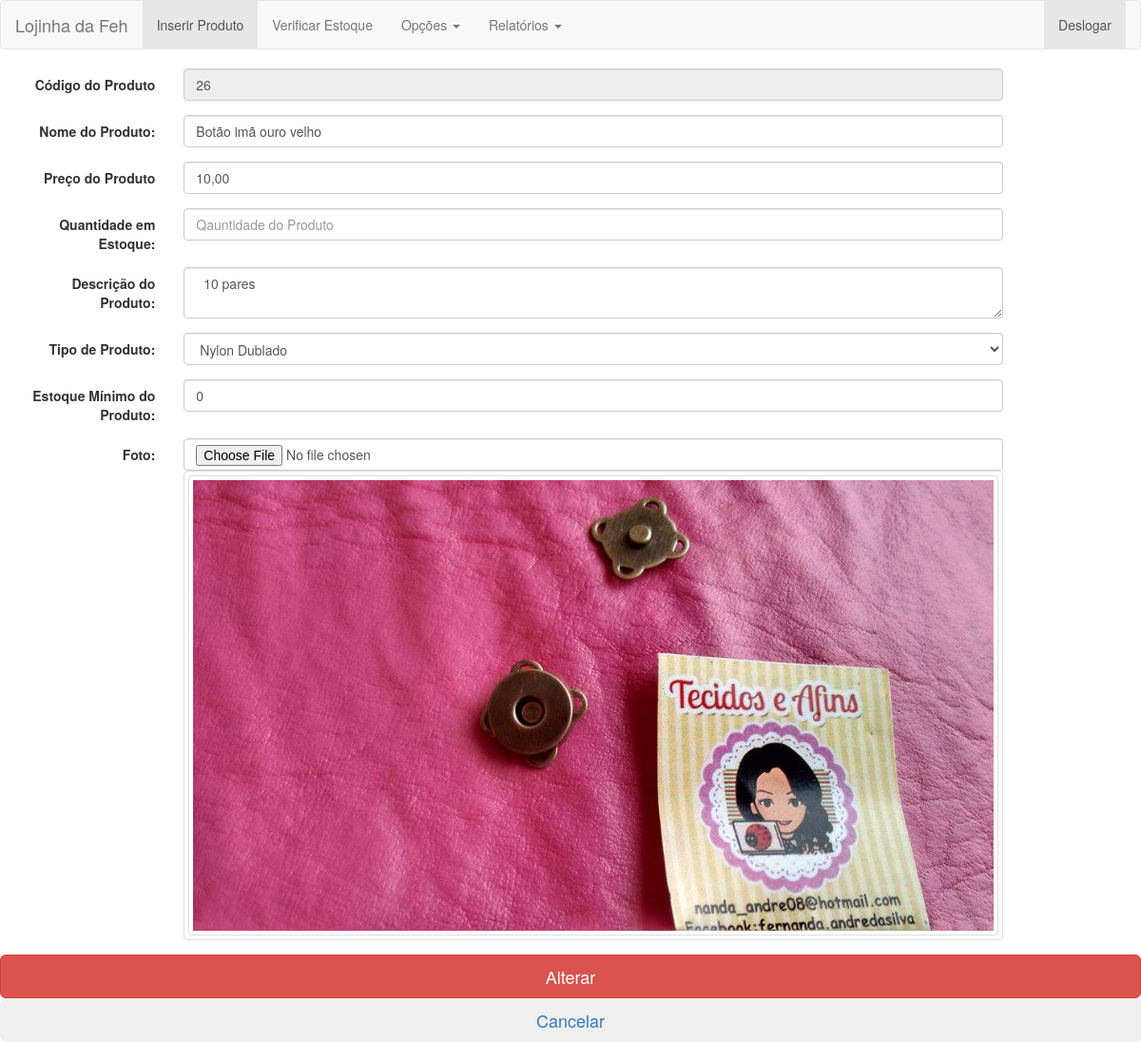
The page /Lojinha/View/AlterarProduto.php?codigo=26 on the database its author committed.
### tables this page shows
CREATE TABLE `tblestoque` (
  `codigoProduto` int(11) NOT NULL,
  `precoProduto` decimal(10,2) DEFAULT NULL,
  `quantidadeProduto` int(11) DEFAULT NULL,
  `nomeProduto` varchar(50) DEFAULT NULL,
  `descricaoProduto` text,
  `imagemProduto` varchar(50) DEFAULT NULL,
  `tipoProduto` varchar(50) DEFAULT NULL,
  `estoquemin` int(11) NOT NULL,
  `ativacaoProduto` int(11) DEFAULT NULL
);

### Lojinha/Classes/Connection.class.php (called while the page is built, shortened)
<?php
	class Connection{
		function __construct(){
			try{
				$this->con = mysqli_connect(host, user, pass, db);
			}catch(Exception $erro){
				echo "Erro ao conectar!";
				die($erro->getMessage());
			}
		}
	}
?>

### Lojinha/View/AlterarProduto.php (the view, shortened to what this page needs)
<!DOCTYPE html PUBLIC "-//W3C//DTD XHTML 1.0 Transitional//EN" "http://www.w3.org/TR/xhtml1/DTD/xhtml1-transitional.dtd">
<html xmlns="http://www.w3.org/1999/xhtml">
<head>
<link rel="stylesheet" type="text/css" href="../bootstrap/css/bootstrap.min.css">
<link rel="stylesheet" type="text/css" href="../bootstrap/css/bootstrap.min.css">
</head>
<body>
<?php
	if(isset($_GET['codigo'])){
		include_once "../Classes/Connection.class.php";
		$con = new Connection();
		$val = "select * from tblEstoque where codigoProduto = $_GET[codigo]";
		$val = mysqli_query($con->con, $val);
		$val = mysqli_fetch_assoc($val);
	}
?>
<nav class="navbar navbar-default">
  <div class="container-fluid">
    <div class="navbar-header">
      <a class="navbar-brand" href="Admin.php">Lojinha da Feh</a>
    </div>
    <div class="collapse navbar-collapse" id="bs-example-navbar-collapse-1">
      <ul class="nav navbar-nav">
        <li class="active"><a href="#" data-toggle="modal" data-target="#modalInserir">Inserir Produto <span class="sr-only">(current)</span></a></li>
         <li><a href="listaEstoque.php">Verificar Estoque</a></li>
        <li class="dropdown">
          <a href="#" class="dropdown-toggle" data-toggle="dropdown" role="button" aria-haspopup="true" aria-expanded="false">Opções <span class="caret"></span></a>
        </li>
        <li class="dropdown">
          <a href="#" class="dropdown-toggle" data-toggle="dropdown" role="button" aria-haspopup="true" aria-expanded="false">Relatórios <span class="caret"></span></a>
        </li>
      </ul>
      <ul class="nav navbar-nav navbar-right">
        <li class="active"><a href="../Actions/deslogar.action.php" role="button" aria-haspopup="true" aria-expanded="false">Deslogar</a>
        </li>
      </ul>
    </div>
  </div>
</nav>
<form class="form-horizontal" action="../Actions/alteraProduto.action.php" method="post">
  <div class="form-group col-xs-11">
    <label for="inputEmail3" class="col-sm-2 control-label">Código do Produto</label>
    <div class="col-sm-10">
      <input type="text" class="form-control" id="inputCodigo" name="codigoProduto" value="<?php echo "$val[codigoProduto]" ?>" readonly>
    </div>
  </div>
  <div class="form-group col-xs-11">
    <label for="inputPassword3" class="col-sm-2 control-label">Nome do Produto:</label>
    <div class="col-sm-10">
      <input type="text" name="nomeProduto" class="form-control" id="inputNome" placeholder="Nome do Produto" value="<?php echo "$val[nomeProduto]"; ?>">
    </div>
  </div>
  <div class="form-group col-xs-11">
    <label for="inputEmail3" class="col-sm-2 control-label">Preço do Produto</label>
    <div class="col-sm-10">
      <input type="text" class="form-control" name="precoProduto" id="inputPreco" placeholder="00,00" value="<?php echo number_format($val['precoProduto'],2,',','.') ?>">
    </div>
  </div>
    <div class="form-group col-xs-11">
    <label for="inputPassword3" class="col-sm-2 control-label">Quantidade em Estoque:</label>
    <div class="col-sm-10">
      <input type="text" class="form-control" id="inputNome" name="quantidadeProduto" placeholder="Qauntidade do Produto" value="<?php echo "$val[quantidadeProduto]"; ?>">
    </div>
  </div>
  <div class="form-group col-xs-11">
    <label for="inputPassword3" class="col-sm-2 control-label">Descrição do Produto:</label>
    <div class="col-sm-10">
      <textarea  type="text" class="form-control" id="inputNome" name="descricaoProduto" placeholder="Descrição do Produto"> <?php echo $val['descricaoProduto'] ?> </textarea>
    </div>
   </div>
    <div class="form-group col-xs-11">
    <label for="inputPassword3" class="col-sm-2 control-label">Tipo de Produto:</label>
    <div class="col-sm-10">
      <select type="text" class="form-control" id="inputNome" name="tipoProduto">
      	<option value="<?php echo "$val[tipoProduto]" ?>"><?php echo "$val[tipoProduto]" ?></option>
	<?php
	include_once "../Classes/Connection.class.php";
	?>
      </select>
    </div>
  </div>
  <div class="form-group col-xs-11">
  <label for="inputEstoque" class="col-sm-2 control-label"> Estoque Mínimo do Produto: </label>
  <div class="col-sm-10">
    <input type="text" name="estoque" class="form-control" placeholder="Estoque Mínimo" value="<?php echo "$val[estoquemin]" ?>">
  </div>
  </div>
  <div class="form-group col-xs-11">
  <label for="inputEstoque" class="col-sm-2 control-label"> Foto: </label>
  <div class="col-sm-10">
  <input type="file" class="form-control" id="inputSuccess2" aria-describedby="inputSuccess2Status" name="imagemProduto" onchange="readURL(this)">
  <div id="imagem" class="img-thumbnail">
  <img src="<?php echo "$val[imagemProduto]" ?>" class="img-thumbnail" id="fotoProduto">
  </div>
  </div>
  </div>
  <button type="submit" class="btn btn-lg btn-block btn-danger">Alterar</button>
  <a href="listaProduto.php"><button type="button" class="btn btn-lg btn-block">Cancelar</button></a>
</form>
</body>
</html>

### rows shown on the page
tblestoque: codigoProduto "26", nomeProduto "Botão imã ouro velho", precoProduto "10,00", descricaoProduto "10 pares", tipoProduto "Nylon Dublado", estoque "0", imagemProduto (picture)
